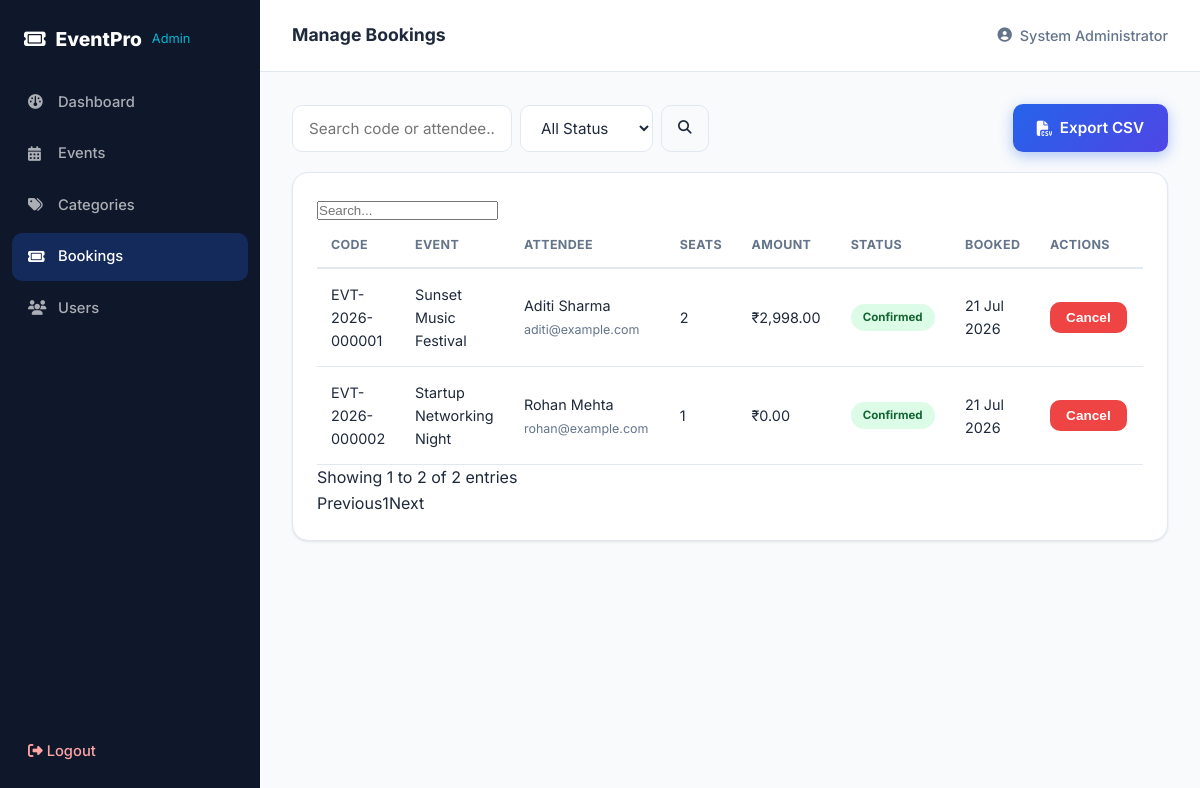
The app's page /admin/manage-bookings.php (signed in) with its own data.
### tables this page shows
CREATE TABLE bookings (
    id INT AUTO_INCREMENT PRIMARY KEY,
    booking_code VARCHAR(30) NOT NULL UNIQUE,
    user_id INT NOT NULL,
    event_id INT NOT NULL,
    seats_booked INT NOT NULL DEFAULT 1,
    total_amount DECIMAL(10,2) NOT NULL DEFAULT 0.00,
    attendee_name VARCHAR(100) NOT NULL,
    attendee_email VARCHAR(150) NOT NULL,
    attendee_phone VARCHAR(20) NOT NULL,
    status ENUM('confirmed','completed','cancelled') NOT NULL DEFAULT 'confirmed',
    booked_at TIMESTAMP DEFAULT CURRENT_TIMESTAMP,
    cancelled_at TIMESTAMP NULL DEFAULT NULL,
    FOREIGN KEY (user_id) REFERENCES users(id) ON DELETE CASCADE,
    FOREIGN KEY (event_id) REFERENCES events(id) ON DELETE CASCADE,
    INDEX idx_bookings_user (user_id),
    INDEX idx_bookings_event (event_id),
    INDEX idx_bookings_status (status),
    INDEX idx_bookings_code (booking_code)
);

CREATE TABLE events (
    id INT AUTO_INCREMENT PRIMARY KEY,
    category_id INT NOT NULL,
    title VARCHAR(200) NOT NULL,
    slug VARCHAR(220) NOT NULL UNIQUE,
    description TEXT NOT NULL,
    short_description VARCHAR(300) DEFAULT NULL,
    image VARCHAR(255) DEFAULT NULL,
    gallery TEXT DEFAULT NULL COMMENT 'JSON array of image paths',
    venue VARCHAR(255) NOT NULL,
    map_embed_url TEXT DEFAULT NULL,
    organizer VARCHAR(150) NOT NULL,
    event_date DATE NOT NULL,
    event_time TIME NOT NULL,
    total_seats INT NOT NULL DEFAULT 0,
    available_seats INT NOT NULL DEFAULT 0,
    price DECIMAL(10,2) NOT NULL DEFAULT 0.00,
    rules TEXT DEFAULT NULL,
    schedule TEXT DEFAULT NULL COMMENT 'JSON array of {time,title}',
    status ENUM('upcoming','ongoing','completed','cancelled') NOT NULL DEFAULT 'upcoming',
    created_by INT DEFAULT NULL,
    created_at TIMESTAMP DEFAULT CURRENT_TIMESTAMP,
    updated_at TIMESTAMP DEFAULT CURRENT_TIMESTAMP ON UPDATE CURRENT_TIMESTAMP,
    FOREIGN KEY (category_id) REFERENCES categories(id) ON DELETE RESTRICT,
    FOREIGN KEY (created_by) REFERENCES admins(id) ON DELETE SET NULL,
    INDEX idx_events_date (event_date),
    INDEX idx_events_status (status),
    INDEX idx_events_category (category_id),
    INDEX idx_events_price (price),
    FULLTEXT INDEX ft_events_search (title, venue, organizer)
);

### includes/functions.php (called while the page is built, shortened)
<?php
function clean($value) {
    return htmlspecialchars(trim($value ?? ''), ENT_QUOTES, 'UTF-8');
}
function format_currency($amount) {
    return '₹' . number_format((float) $amount, 2);
}

### admin/manage-bookings.php (the view, shortened to what this page needs)
<?php
$pdo = getDBConnection();
$search = trim($_GET['q'] ?? '');
$where = ['1=1']; $params = [];
$whereSql = implode(' AND ', $where);
$stmt = $pdo->prepare("SELECT b.*, e.title FROM bookings b JOIN events e ON e.id = b.event_id
    WHERE $whereSql ORDER BY b.booked_at DESC");
$stmt->execute($params);
$bookings = $stmt->fetchAll();
include __DIR__ . '/includes/header.php';
?>
<div style="display:flex; justify-content:space-between; align-items:center; margin-bottom:20px; flex-wrap:wrap; gap:12px;">
  <form method="GET" style="display:flex; gap:8px;">
    <input type="text" name="q" class="form-control" placeholder="Search code or attendee..." value="<?php echo clean($search); ?>" style="width:220px;">
    <select name="status" class="form-control" onchange="this.form.submit()">
      <option value="">All Status</option>
    </select>
    <button class="btn btn-outline btn-sm" type="submit"><i class="fa-solid fa-search"></i></button>
  </form>
  <a href="?export=csv" class="btn btn-primary"><i class="fa-solid fa-file-csv"></i> Export CSV</a>
</div>
<div class="card data-table-wrap">
  <table class="styled-table dt-table" style="width:100%;">
    <thead><tr><th>Code</th><th>Event</th><th>Attendee</th><th>Seats</th><th>Amount</th><th>Status</th><th>Booked</th><th>Actions</th></tr></thead>
    <tbody>
      <?php foreach ($bookings as $b): ?>
      <tr>
        <td><?php echo clean($b['booking_code']); ?></td>
        <td><?php echo clean($b['title']); ?></td>
        <td><?php echo clean($b['attendee_name']); ?><br><span style="color:var(--muted); font-size:0.78rem;"><?php echo clean($b['attendee_email']); ?></span></td>
        <td><?php echo (int) $b['seats_booked']; ?></td>
        <td><?php echo format_currency($b['total_amount']); ?></td>
        <td><span class="status-pill status-<?php echo $b['status']; ?>"><?php echo ucfirst($b['status']); ?></span></td>
        <td><?php echo date('d M Y', strtotime($b['booked_at'])); ?></td>
        <td>
          <?php if ($b['status'] !== 'cancelled'): ?>
          <form method="POST" onsubmit="return confirmAction(this, 'Cancel this booking?');">
            <button type="submit" class="btn btn-danger btn-sm">Cancel</button>
          </form>
          <?php else: ?>
            <span style="color:var(--muted); font-size:0.8rem;">—</span>
          <?php endif; ?>
        </td>
      </tr>
      <?php endforeach; ?>
    </tbody>
  </table>
</div>
<?php include __DIR__ . '/includes/footer.php'; ?>

### assets/css/style.css (style rules this page uses)
:root { --primary: #2563EB; --secondary: #4F46E5; --accent: #06B6D4; --success: #22C55E; --warning: #F59E0B; --danger: #EF4444; --bg: #F8FAFC; --bg-dark: #0F172A; --card: #FFFFFF; --text: #1E293B; --muted: #64748B; --border: #E2E8F0; --radius-sm: 10px; --radius-md: 16px; --radius-lg: 24px; --shadow-sm: 0 1px 3px rgba(15, 23, 42, 0.06), 0 1px 2px rgba(15, 23, 42, 0.04); --shadow-md: 0 8px 24px rgba(15, 23, 42, 0.08); --shadow-lg: 0 20px 48px rgba(15, 23, 42, 0.14); --transition: 300ms cubic-bezier(0.4, 0, 0.2, 1); }
* { box-sizing: border-box; margin: 0; padding: 0; }
html { scroll-behavior: smooth; }
body { font-family: 'Inter', -apple-system, BlinkMacSystemFont, sans-serif; background: var(--bg); color: var(--text); line-height: 1.6; -webkit-font-smoothing: antialiased; }
a { text-decoration: none; color: inherit; }
.btn { display: inline-flex; align-items: center; justify-content: center; gap: 8px; padding: 12px 24px; border-radius: var(--radius-sm); font-weight: 600; font-size: 0.95rem; border: none; cursor: pointer; transition: transform var(--transition), box-shadow var(--transition), background var(--transition); white-space: nowrap; }
.btn-primary { background: linear-gradient(135deg, var(--primary), var(--secondary)); color: #fff; box-shadow: 0 4px 14px rgba(37, 99, 235, 0.35); }
.btn-outline { background: transparent; border: 1.5px solid var(--border); color: var(--text); }
.btn-danger { background: var(--danger); color: #fff; }
.btn-sm { padding: 8px 16px; font-size: 0.85rem; }
.card { background: var(--card); border-radius: var(--radius-md); box-shadow: var(--shadow-sm); border: 1px solid var(--border); transition: transform var(--transition), box-shadow var(--transition); }
.form-control { width: 100%; padding: 12px 16px; border: 1.5px solid var(--border); border-radius: var(--radius-sm); font-size: 0.95rem; font-family: inherit; background: var(--card); color: var(--text); transition: border-color var(--transition), box-shadow var(--transition); }

### assets/css/admin.css (style rules this page uses)
.data-table-wrap { padding: 24px; overflow-x: auto; }
table.styled-table { width: 100%; border-collapse: collapse; }
table.styled-table th { text-align: left; padding: 12px 14px; font-size: 0.78rem; text-transform: uppercase; letter-spacing: 0.03em; color: var(--muted); border-bottom: 2px solid var(--border); }
table.styled-table td { padding: 14px; border-bottom: 1px solid var(--border); font-size: 0.9rem; vertical-align: middle; }
.status-pill { font-size: 0.72rem; font-weight: 700; padding: 4px 12px; border-radius: 999px; display: inline-block; }
.status-upcoming, .status-confirmed, .status-active { background: #DCFCE7; color: #166534; }

### records on screen
bookings: booking_code "EVT-2026-000001", event.title "Sunset Music Festival", attendee_name "Aditi Sharma", attendee_email "aditi@example.com", seats_booked "2", total_amount "₹2,998.00", status "Confirmed", booked_at "21 Jul 2026"
bookings: booking_code "EVT-2026-000002", event.title "Startup Networking Night", attendee_name "Rohan Mehta", attendee_email "rohan@example.com", seats_booked "1", total_amount "₹0.00", status "Confirmed", booked_at "21 Jul 2026"

### other values on screen
$item['label'] "Dashboard"
$item['label'] "Events"
$item['label'] "Categories"
$item['label'] "Bookings"
$item['label'] "Users"
$pageTitle "Manage Bookings"
$_SESSION['admin_name'] "System Administrator"
